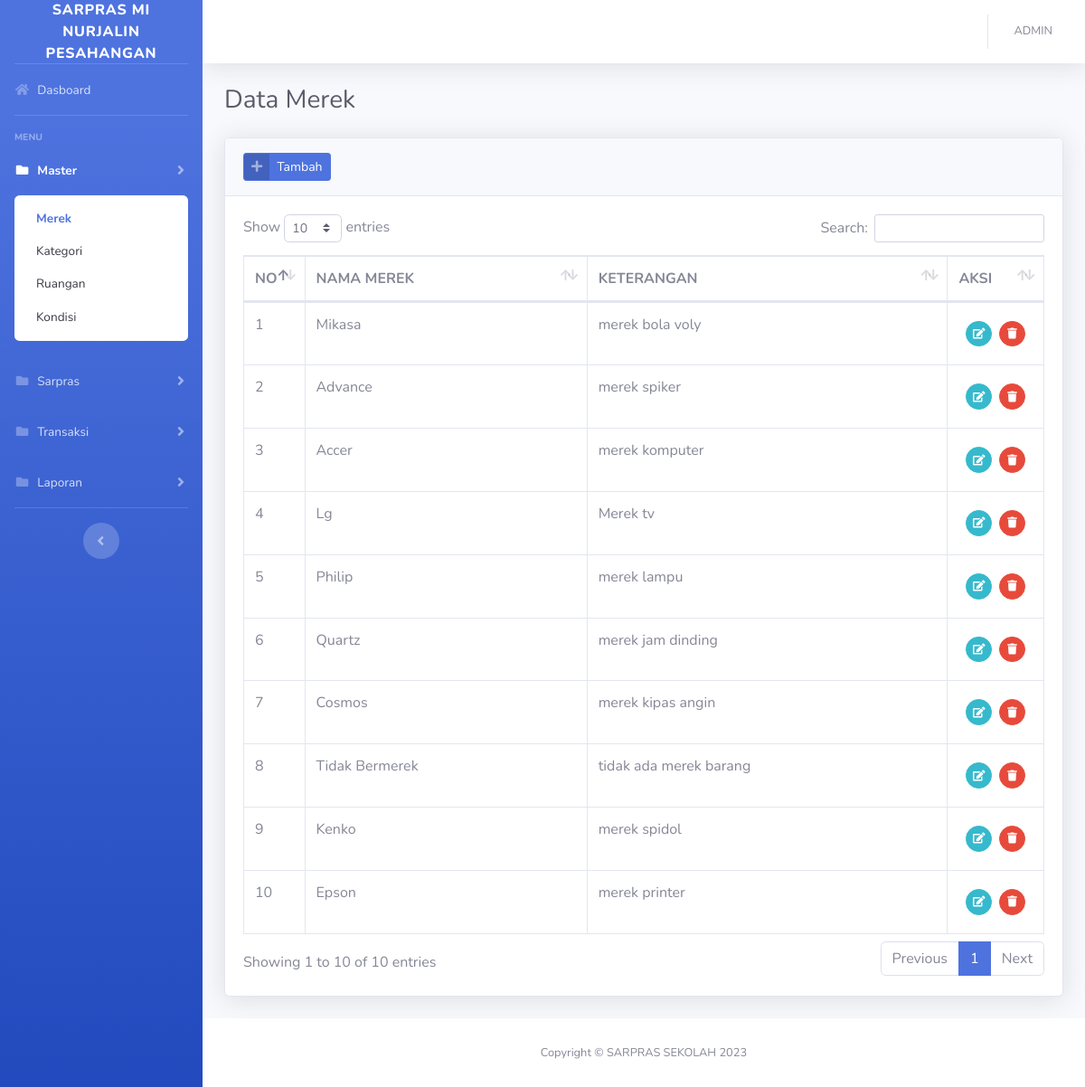
Page /?merek (signed in) on the committed database.
### tables this page shows
CREATE TABLE `tb_merek` (
  `id_merek` int(11) NOT NULL,
  `nama_merek` varchar(255) NOT NULL,
  `keterangan` varchar(255) NOT NULL
);

### config/function.php (called while the page is built, shortened)
<?php
function encrypt($str) {
return base64_encode($str);
}
function base_url(){
    $base_url= ((isset($_SERVER['HTTPS']) && $_SERVER['HTTPS'] == "on") ? "https" : "http");
    $base_url.= "://".$_SERVER['HTTP_HOST'];
    $base_url.= str_replace(basename($_SERVER['SCRIPT_NAME']),"",$_SERVER['SCRIPT_NAME']);
    return $base_url;
}
?>

### views/master/merek.php (the view, shortened to what this page needs)
<div class="container-fluid">
    <div class="d-sm-flex align-items-center justify-content-between mb-4">
        <h1 class="h3 mb-0 text-gray-800">Data Merek</h1>
    </div>
    <div class="card shadow mb-4">
        <div class="card-header py-3">
            <a href="#" class="btn btn-primary btn-icon-split btn-sm" data-toggle="modal" data-target="#merekModal"
                onclick="submit('add')">
                <span class="icon text-white-50">
                    <i class="fas fa-plus"></i>
                </span>
                <span class="text">Tambah</span>
            </a>
        </div>
        <div class="card-body">
            <div class="table-responsive">
                <table class="table table-bordered table-hover" id="dataTable" width="100%" cellspacing="0">
                    <thead>
                        <tr>
                            <th width="20">NO</th>
                            <th>NAMA MEREK</th>
                            <th>KETERANGAN</th>
                            <th width="50">AKSI</th>
                        </tr>
                    </thead>
                    <tbody>
                        <?php
                        $n=1;
                        $query = mysqli_query($con,"SELECT * FROM tb_merek ORDER BY id_merek DESC")or die(mysqli_error($con));
                        while($row = mysqli_fetch_array($query)):
                        ?>
                        <tr>
                            <td><?= $n++; ?></td>
                            <td><?= $row['nama_merek']; ?></td>
                            <td><?= $row['keterangan']; ?></td>
                            <td>
                            <div class="d-inline-flex p-2">
                                <a href="#merekModal" data-toggle="modal" onclick="submit(<?=$row['id_merek'];?>)"
                                    class="btn btn-sm btn-circle btn-info mr-2"><i class="fas fa-edit"></i></a>
                                <a href="<?=base_url();?>/process/process_merek.php?act=<?=encrypt('delete');?>&id=<?=encrypt($row['id_merek']);?>"
                                    class="btn btn-sm btn-circle btn-danger btn-hapus"><i class="fas fa-trash"></i></a>
                            </div>
                            </td>
                        </tr>
                        <?php endwhile; ?>
                    </tbody>
                </table>
            </div>
        </div>
    </div>
</div>

### index.php (shortened to what this page needs)
<?php
if(!isset($_SESSION['username']) || !isset($_SESSION['role'])):
    header("Location:".$base_url."login.php");
else:
    include('config/header.php');
?>
<body id="page-top">
    <div id="wrapper">
        <?php include "config/page.php"; ?>
        <?php include "config/sidebar.php"; ?>
        <div id="content-wrapper" class="d-flex flex-column">
            <div id="content">
                <?php include "config/topbar.php"; ?>
                <?php include ($views); ?>
            </div>
            <footer class="sticky-footer bg-white">
                <div class="container my-auto">
                    <div class="copyright text-center my-auto">
                        <span>Copyright &copy; SARPRAS SEKOLAH <?= date('Y'); ?>
                        </span>
                    </div>
                </div>
            </footer>
        </div>
    </div>
    <?php include "config/footer.php"; ?>
    <?php endif;?>

### config/header.php (shortened to what this page needs)
<?php include "config/function.php"; ?>
<!DOCTYPE html>
<html lang="en">
<head>
    <link href="<?=base_url();?>assets/vendor/fontawesome-free/css/all.min.css" rel="stylesheet" type="text/css">
    <link href="<?=base_url();?>assets/css/sb-admin-2.min.css" rel="stylesheet">
    <link href="<?=base_url();?>assets/vendor/select2/css/select2.min.css" rel="stylesheet" />
    <link href="<?=base_url();?>assets/vendor/datatables/dataTables.bootstrap4.min.css" rel="stylesheet">
    <link href="<?=base_url();?>assets/vendor/datatables/buttons.dataTables.min.css" rel="stylesheet">
</head>

### config/sidebar.php (shortened to what this page needs)
<ul class="navbar-nav bg-gradient-primary sidebar sidebar-dark accordion" id="accordionSidebar">
    <a class="sidebar-brand d-flex align-items-center justify-content-center" href="index.html">
        <div class="sidebar-brand-text mx-3">SARPRAS Mi Nurjalin Pesahangan</div>
    </a>
    <hr class="sidebar-divider my-0">
    <li class="nav-item <?=isset($home)?'active':'';?>">
        <a class="nav-link" href="?#">
            <i class="fas fa-fw fa-home"></i>
            <span>Dasboard</span></a>
    </li>
    <hr class="sidebar-divider">
    <div class="sidebar-heading">
        Menu
    </div>
    <?php if(isset($_SESSION['role'])):?>
        <?php if($_SESSION['role'] == 'admin'):?>
            <li class="nav-item <?=isset($master)?'active':'';?>">
                <a class="nav-link collapsed" href="#" data-toggle="collapse" data-target="#master" aria-expanded="true"
            aria-controls="master">
            <i class="fas fa-fw fa-folder"></i>
            <span>Master</span>
        </a>
        <div id="master" class="collapse <?=isset($master)?'show':'';?>" aria-labelledby="headingTwo"
        data-parent="#accordionSidebar">
        <div class="bg-white py-2 collapse-inner rounded">
            <a class="collapse-item <?=isset($merek)?'active':'';?>" href="?merek">Merek</a>
            <a class="collapse-item <?=isset($kategori)?'active':'';?>" href="?kategori">Kategori</a>
            <a class="collapse-item <?=isset($ruangan)?'active':'';?>" href="?ruangan">Ruangan</a>
            <a class="collapse-item <?=isset($kondisi)?'active':'';?>" href="?kondisi">Kondisi</a>
        </div>
    </div>
</li>
<?php endif; ?>
 <?php if($_SESSION['role'] == 'admin'):?>
            <li class="nav-item <?=isset($inventaris)?'active':'';?>">
                <a class="nav-link collapsed" href="#" data-toggle="collapse" data-target="#inventaris" aria-expanded="true"
            aria-controls="inventaris">
            <i class="fas fa-fw fa-folder"></i>
            <span>Sarpras</span>
        </a>
</li>
<?php endif; ?>
<?php if($_SESSION['role'] == 'admin'):?>
    <li class="nav-item <?=isset($transaksi)?'active':'';?>">
        <a class="nav-link collapsed" href="#" data-toggle="collapse" data-target="#transaksi" aria-expanded="true"
            aria-controls="transaksi">
            <i class="fas fa-fw fa-folder"></i>
            <span>Transaksi</span>
        </a>
    </li>
    <li class="nav-item <?=isset($laporan)?'active':'';?>">
        <a class="nav-link collapsed" href="#" data-toggle="collapse" data-target="#laporan" aria-expanded="true"
            aria-controls="laporan">
            <i class="fas fa-fw fa-folder"></i>
            <span>Laporan</span>
        </a>
    </li>
    <?php endif; ?>
    <?php endif; ?>
    <hr class="sidebar-divider d-none d-md-block">
    <div class="text-center d-none d-md-inline">
        <button class="rounded-circle border-0" id="sidebarToggle"></button>
    </div>
</ul>

### config/topbar.php (shortened to what this page needs)
<nav class="navbar navbar-expand navbar-light bg-white topbar mb-4 static-top shadow">
    <ul class="navbar-nav ml-auto">
        <li class="nav-item dropdown no-arrow">
            <a class="nav-link dropdown-toggle" href="#" id="userDropdown" role="button" data-toggle="dropdown"
                aria-haspopup="true" aria-expanded="false">
                <span class="mr-2 d-lg-inline text-gray-600 small"><?= strtoupper($_SESSION['username']); ?></span>
            </a>
        </li>
    </ul>
</nav>

### config/footer.php (shortened to what this page needs)
</body>
</html>

### rows in the picture
tb_merek: nama_merek "Mikasa", keterangan "merek bola voly"
tb_merek: nama_merek "Advance", keterangan "merek spiker"
tb_merek: nama_merek "Accer", keterangan "merek komputer"
tb_merek: nama_merek "Lg", keterangan "Merek tv"
tb_merek: nama_merek "Philip", keterangan "merek lampu"
tb_merek: nama_merek "Quartz", keterangan "merek jam dinding"
tb_merek: nama_merek "Cosmos", keterangan "merek kipas angin"
tb_merek: nama_merek "Tidak Bermerek", keterangan "tidak ada merek barang"
tb_merek: nama_merek "Kenko", keterangan "merek spidol"
tb_merek: nama_merek "Epson", keterangan "merek printer"

### other values in the picture
$_SESSION['username'] "ADMIN"
